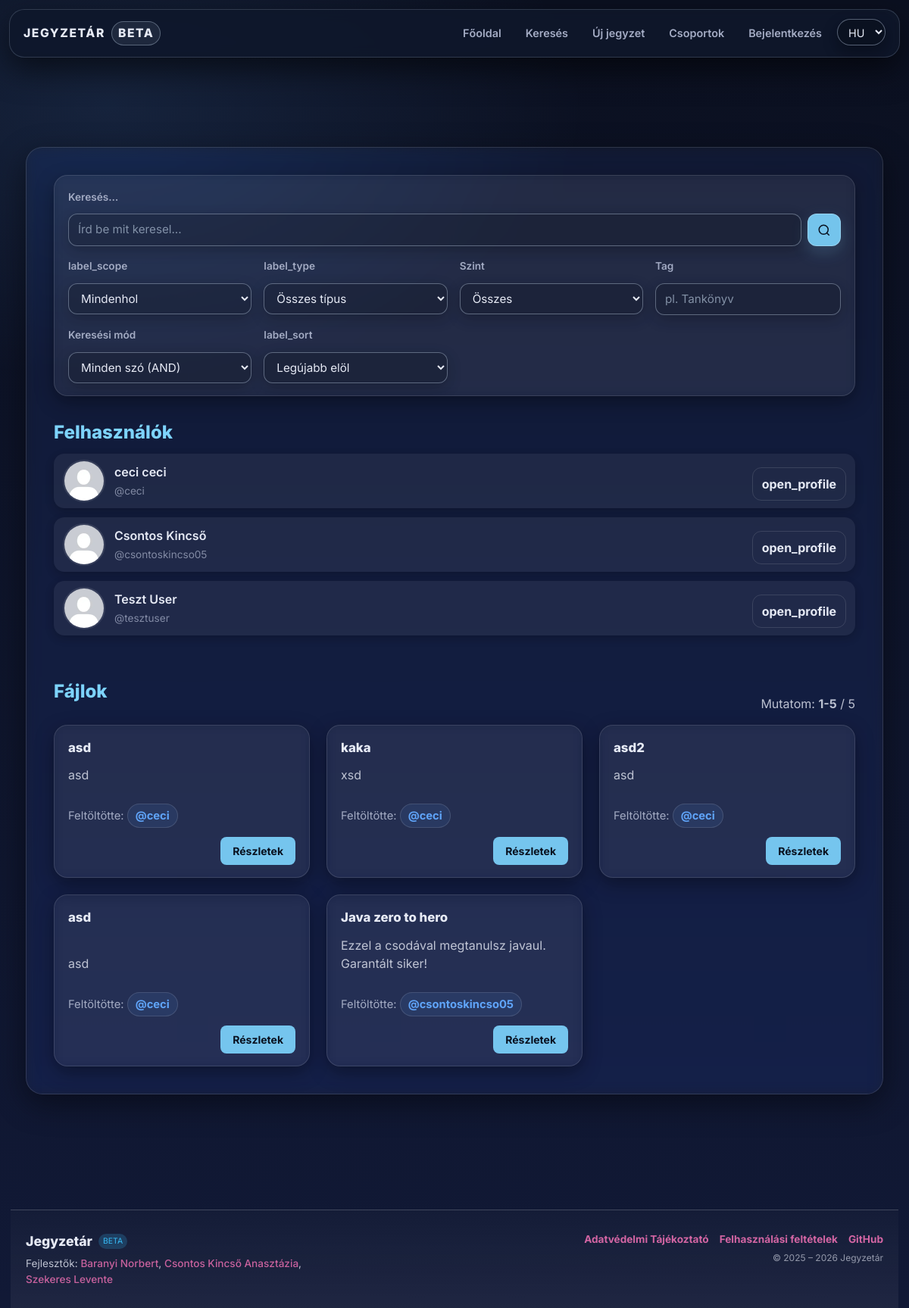
Screenshot of /search.php with the database file from the repository.
### tables this page shows
CREATE TABLE `users` (
  `id` int(11) NOT NULL,
  `lastname` varchar(100) DEFAULT NULL,
  `firstname` varchar(100) DEFAULT NULL,
  `username` varchar(50) NOT NULL,
  `birthdate` date DEFAULT NULL,
  `gender` varchar(10) DEFAULT NULL,
  `email` varchar(50) NOT NULL,
  `profile_picture` varchar(255) DEFAULT NULL,
  `password` varchar(255) NOT NULL,
  `security_question` varchar(255) NOT NULL,
  `security_answer` varchar(255) NOT NULL,
  `admin` tinyint(1) NOT NULL,
  `registration_date` datetime DEFAULT NULL,
  `language` varchar(5) NOT NULL DEFAULT 'hu',
  `oauth_provider` varchar(20) DEFAULT NULL,
  `oauth_sub` varchar(191) DEFAULT NULL,
  `email_verified` tinyint(1) NOT NULL DEFAULT 0,
  `bio` text DEFAULT NULL,
  `profile_theme` varchar(32) NOT NULL DEFAULT 'default'
);

CREATE TABLE `files` (
  `id` int(11) NOT NULL,
  `uploaded_by` int(11) DEFAULT NULL,
  `name` varchar(255) NOT NULL,
  `file_name` varchar(255) NOT NULL,
  `description` text DEFAULT NULL,
  `file_path` varchar(255) NOT NULL,
  `subject` varchar(100) NOT NULL,
  `tags` varchar(255) NOT NULL,
  `tn_name` varchar(255) DEFAULT NULL,
  `file_size` bigint(20) UNSIGNED DEFAULT NULL
);

### assets/php/lang.php (called while the page is built, shortened)
<?php
    $supported_langs = ['hu', 'en', 'de'];
    if (isset($_GET['lang']) && in_array($_GET['lang'], $supported_langs, true)) {
        $lang = $_GET['lang'];
        $_SESSION['lang'] = $lang;
        if (!headers_sent()) {
            setcookie('lang', $lang, time() + 60*60*24*30, '/');
        }
    } else {
        if (isset($_SESSION['lang']) && in_array($_SESSION['lang'], $supported_langs, true)) {
            $lang = $_SESSION['lang'];
        } elseif (isset($_COOKIE['lang']) && in_array($_COOKIE['lang'], $supported_langs, true)) {
            $lang = $_COOKIE['lang'];
        } else {
            $lang = 'hu';
        }
    }
    $translations = [];
    if ($stmt = $conn->prepare("SELECT t_key, text FROM translations WHERE lang_code = ?")) {
        $stmt->bind_param('s', $lang);
        $stmt->execute();
        $result = $stmt->get_result();
        while ($row = $result->fetch_assoc()) {
            $translations[$row['t_key']] = $row['text'];
        }
    }

### assets/php/functions.php (called while the page is built, shortened)
<?php
    if (!function_exists('db_stmt')) {
        function db_stmt(mysqli $conn, string $sql, string $types = '', array $params = []): mysqli_stmt {
            $stmt = $conn->prepare($sql);
            if ($types !== '' && $params) {
                if (!$stmt->bind_param($types, ...$params)) {
                    db_log_error($conn, 'Paraméterek bind-elése sikertelen', $sql, $params);
                    throw new RuntimeException('Paraméterek bind-elése sikertelen: ' . $stmt->error);
                }
            }
            if (!$stmt->execute()) {
                db_log_error($conn, 'Végrehajtási hiba (execute)', $sql, $params);
                throw new RuntimeException('Végrehajtási hiba (execute): ' . $stmt->error);
            }
            return $stmt;
        }
    }
    if (!function_exists('db_query')) {
        function db_query(mysqli $conn, string $sql, string $types = '', array $params = []): mysqli_result
        {
            $stmt = db_stmt($conn, $sql, $types, $params);
            $result = $stmt->get_result();
            return $result;
        }
    }
    if (!function_exists('t')) {
        function t(string $key, string $fallback = ''): string {
            global $translations;
            if (!empty($translations) && array_key_exists($key, $translations)) {
                return (string)$translations[$key];
            }
            return $fallback !== '' ? $fallback : $key;
        }
    }
    function strip_accents(string $s): string {
        $s = mb_strtolower($s, 'UTF-8');
        $t = @iconv('UTF-8', 'ASCII//TRANSLIT//IGNORE', $s);
        return $t !== false ? $t : $s;
    }
    function tokenize_query(string $q): array {
        $q = trim($q);
        if ($q === '') return [];
        $uniq = [];
        return $uniq;
    }
    function build_snippet(string $text, array $needles, int $radius = 90): string {
        $text = trim($text);
        $bestPos = null;
        $len = mb_strlen($text, 'UTF-8');
        if ($bestPos === null) {
            $cut = mb_substr($text, 0, min($len, 200), 'UTF-8');
            return ($len > 200) ? ($cut . '…') : $cut;
        }
        $start = max(0, $bestPos - $radius);
        $end = min($len, $bestPos + $radius + 120);
        $snippet = mb_substr($text, $start, $end - $start, 'UTF-8');
        return $snippet;
    }
    function highlight_many_html(string $text, array $needles): string {
        $safe = htmlspecialchars($text, ENT_QUOTES | ENT_SUBSTITUTE, 'UTF-8');
        if (!$needles) return $safe;
        return $safe;
    }

### search.php (the view, shortened to what this page needs)
<?php
    require "assets/php/db.php";
    require_once "assets/php/functions.php";
    $q = trim($_GET['q'] ?? '');
    $scope = strtolower($_GET['scope'] ?? 'all');
    $type = strtolower($_GET['type'] ?? 'all');
    $levelRaw = $_GET['level'] ?? 'all';
    $tagRaw  = trim($_GET['tag'] ?? '');
    $mode = strtolower($_GET['mode'] ?? 'all');
    $sort = strtolower($_GET['sort'] ?? 'newest');
    $page = (int)($_GET['page'] ?? 1);
    $perPage = 24;
    $userResult = null;
    if ($scope !== 'files') {
        $where = '';
        $types = '';
        $params = [];
        $order = 'ORDER BY u.username ASC';
        $sqlUsers = "SELECT u.id, u.username, u.firstname, u.lastname, u.profile_picture FROM users u $where $order LIMIT 50";
        $userResult = db_query($conn, $sqlUsers, $types, $params);
    }
    $fileResult = null;
    $fileTotal = 0;
    if ($scope !== 'users') {
        $whereBase = [];
        $typesBase = '';
        $paramsBase = [];
        $whereSql = $whereBase ? 'WHERE ' . implode(' AND ', $whereBase) : '';
        $sqlCount = "SELECT COUNT(*) AS c FROM files f $whereSql";
        $countRes = db_query($conn, $sqlCount, $typesBase, $paramsBase);
        if ($countRes && $countRes->num_rows) {
            $fileTotal = (int)($countRes->fetch_assoc()['c'] ?? 0);
        }
        $scoreSql = '0 AS score';
        $debugSql = '';
        $orderSql = 'ORDER BY f.id DESC';
        $offset = ($page - 1) * $perPage;
        $useKeyset = false;
        $pagingWhereSql = $whereSql;
        $typesPaged = $typesBase;
        $paramsPaged = $paramsBase;
        if ($sort === 'rating') {
            $sqlFiles = "SELECT f.*, $scoreSql $debugSql, IFNULL(AVG(r.rating), 0) AS avg_rating, COUNT(r.id) AS rating_count FROM files f LEFT JOIN ratings r ON r.file_id = f.id $pagingWhereSql GROUP BY f.id $orderSql LIMIT ?";
            $typesPaged .= 'i';
            $paramsPaged[] = $perPage;
        } else {
            $sqlFiles = "SELECT f.*, $scoreSql $debugSql FROM files f $pagingWhereSql $orderSql LIMIT ?";
            $typesPaged .= 'i';
            $paramsPaged[] = $perPage;
        }
        if (!$useKeyset) {
            $sqlFiles .= " OFFSET ?";
            $typesPaged .= 'i';
            $paramsPaged[] = $offset;
        }
        $fileResultQ = db_query($conn, $sqlFiles, $typesPaged, $paramsPaged);
        $fileResult = null;
        if ($fileResultQ) {
            $buffered = [];
            while ($row = $fileResultQ->fetch_assoc()) {
                $buffered[] = $row;
            }
            $fileResult = $buffered;
        }
    }
    require "assets/php/lang.php";
?>
<!DOCTYPE html>
<html lang="<?= htmlspecialchars($lang) ?>">
<head>
    <link rel="stylesheet" href="assets/css/styles.css">
    <script src="https://cdn.jsdelivr.net/npm/@tailwindcss/browser@4"></script>
</head>
<body>
<?php include 'assets/php/navbar.php'; ?>
<div class="content-wrapper w-full">
    <div class="main w-full max-w-6xl mx-auto px-4 md:px-6 lg:px-8 py-6">
        <section class="card search-panel mb-6 md:mb-8 p-4 md:p-6">
            <form method="GET" class="search-form-grid grid grid-cols-1 md:grid-cols-2 lg:grid-cols-4 gap-4">
                <div class="form-field md:col-span-2 lg:col-span-4">
                    <label for="q" class="text-sm md:text-base mb-2 block"><?= t('search_placeholder') ?? 'Keresés...' ?></label>
                    <div class="search-input-wrapper flex gap-2">
                        <input type="text" name="q" id="q" value="<?= htmlspecialchars($q) ?>" class="input flex-1 text-sm md:text-base" placeholder="Írd be mit keresel...">
                        <button type="submit" class="btn-cta flex-shrink-0">
                            <svg class="icon icon-search w-4 h-4 md:w-5 md:h-5" viewBox="0 0 24 24" fill="none" stroke="currentColor" stroke-width="2">
                                <circle cx="11" cy="11" r="8"></circle>
                                <line x1="21" y1="21" x2="16.65" y2="16.65"></line>
                            </svg>
                        </button>
                    </div>
                </div>
                <div class="form-field">
                    <label class="text-sm md:text-base mb-2 block"><?= t('label_scope') ?? 'Hol keressünk?' ?></label>
                    <select name="scope" class="select w-full text-sm md:text-base">
                        <option value="all" <?= $scope === 'all' ? 'selected' : '' ?>>Mindenhol</option>
                    </select>
                </div>
                <div class="form-field">
                    <label class="text-sm md:text-base mb-2 block"><?= t('label_type') ?? 'Fájltípus' ?></label>
                    <select name="type" class="select w-full text-sm md:text-base">
                        <option value="all" <?= $type === 'all' ? 'selected' : '' ?>>Összes típus</option>
                    </select>
                </div>
                <div class="form-field">
                    <label class="text-sm md:text-base mb-2 block">Szint</label>
                    <select name="level" class="select w-full text-sm md:text-base">
                        <option value="all"  <?= ($levelRaw === 'all' || $levelRaw === '' || $levelRaw === null) ? 'selected' : '' ?>>Összes</option>
                    </select>
                </div>
                <div class="form-field">
                    <label class="text-sm md:text-base mb-2 block">Tag</label>
                    <input type="text" name="tag" value="<?= htmlspecialchars($tagRaw) ?>" class="input w-full text-sm md:text-base" placeholder="pl. Tankönyv">
                </div>
                <div class="form-field">
                    <label class="text-sm md:text-base mb-2 block">Keresési mód</label>
                    <select name="mode" class="select w-full text-sm md:text-base">
                        <option value="all" <?= $mode === 'all' ? 'selected' : '' ?>>Minden szó (AND)</option>
                    </select>
                </div>
                <div class="form-field md:col-span-2 lg:col-span-1">
                    <label class="text-sm md:text-base mb-2 block"><?= t('label_sort') ?? 'Rendezés' ?></label>
                    <select name="sort" class="select w-full text-sm md:text-base">
                        <option value="newest" <?= $sort === 'newest' ? 'selected' : '' ?>>Legújabb elöl</option>
                    </select>
                </div>
            </form>
        </section>
        <?php if ($userResult && $userResult->num_rows > 0): ?>
            <h3 class="text-xl md:text-2xl mb-4"><?= t('result_users') ?></h3>
            <div class="list-compact flex flex-col gap-3 mb-6">
                <?php while ($u = $userResult->fetch_assoc()):
                    $usernameRaw = $u['username'];
                    $username = htmlspecialchars($usernameRaw);
                    $fullname = htmlspecialchars(trim(($u['lastname'] ?? '').' '.($u['firstname'] ?? '')));
                    $pfp = "assets/img/default_profile_picture.jpg";
                    ?>
                    <article class="mini-card flex items-center gap-3 p-3 rounded-lg bg-white/5 border border-white/10">
                        <img src="<?= htmlspecialchars($pfp) ?>" alt="" class="w-12 h-12 md:w-14 md:h-14 rounded-full object-cover border-2 border-white/10 flex-shrink-0">
                        <div class="mini-main flex-1 min-w-0">
                            <h4 class="mini-title text-base md:text-lg font-semibold truncate"><?= $fullname ?: '@'.$username ?></h4>
                            <p class="mini-meta text-sm md:text-base opacity-75 truncate">@<?= $username ?></p>
                        </div>
                        <a href="profile.php?username=<?= urlencode($usernameRaw) ?>"
                           class="btn-ghost text-sm md:text-base flex-shrink-0"
                           title="<?= t('open_profile') ?>">
                            <?= t('open_profile') ?>
                        </a>
                    </article>
                <?php endwhile; ?>
            </div>
        <?php endif; ?>
        <?php if (is_array($fileResult) && count($fileResult) > 0): ?>
            <div class="flex flex-wrap items-end justify-between gap-3 mt-6 md:mt-8 mb-4">
                <h3 class="text-xl md:text-2xl"><?= t('result_files') ?></h3>
                <?php
                    $showFrom = ($page - 1) * $perPage + 1;
                    $showTo   = min($fileTotal, $page * $perPage);
                    $needlesForUi = $GLOBALS['__search_tokens'] ?? [];
                ?>
                <div class="text-sm md:text-base opacity-80">
                    Mutatom: <strong><?= (int)$showFrom ?>-<?= (int)$showTo ?></strong> / <?= (int)$fileTotal ?>
                </div>
            </div>
            <div class="content-grid grid grid-cols-1 md:grid-cols-2 lg:grid-cols-3 gap-4 md:gap-6">
                <?php foreach ($fileResult as $f):
                    $uploaderQ = db_query($conn, "SELECT username FROM users WHERE id = ?", "i", [(int)($f['uploaded_by'] ?? 0)]);
                    $uploader  = $uploaderQ && $uploaderQ->num_rows ? $uploaderQ->fetch_assoc()['username'] : null;
                        ?>
                    <article class="card p-4 break-words flex flex-col">
                        <h4 class="entry-title text-lg md:text-xl mb-2 truncate">
                            <?= highlight_many_html($f['name'] ?? '', $needlesForUi) ?>
                        </h4>
                        <?php if (!empty($f['description'])):
                            $snippet = build_snippet((string)$f['description'], $needlesForUi, 90);
                            ?>
                            <p class="text-sm md:text-base opacity-80 mb-3 line-clamp-3">
                                <?= highlight_many_html($snippet, $needlesForUi) ?>
                            </p>
                        <?php endif; ?>
                        <?php if ($uploader): ?>
                            <p class="entry-meta text-sm md:text-base mb-4">
                                <?= t('label_uploaded_by') ?>
                                <a class="uploader-name" href="profile.php?username=<?= urlencode($uploader) ?>">
                                    @<?= htmlspecialchars($uploader) ?>
                                </a>
                            </p>
                        <?php endif; ?>
                        <div class="mt-auto flex flex-wrap gap-2 items-center">
                            <a class="note-link text-sm md:text-base ml-auto" href="note.php?id=<?= (int)$f['id'] ?>">
                                <?= t('btn_details') ?>
                            </a>
                        </div>
                    </article>
                <?php endforeach; ?>
            </div>
        <?php endif; ?>
    </div>
</div>
<?php include 'assets/php/footer.php'; ?>
</body>
</html>

### rows the page displays
users: lastname+firstname "ceci ceci", username "ceci"
users: lastname+firstname "Csontos Kincső", username "csontoskincso05"
users: lastname+firstname "Teszt User", username "tesztuser"
files: name "asd", description "asd"
files: uploaded_by.username "ceci", name "Java zero to hero", description "Ezzel a csodával megtanulsz javaul. Garantált siker!", uploaded_by.username "csontoskincso05"
files: name "kaka", description "xsd"
files: name "asd2", description "asd"
files: name "asd", description "asd"

### other values shown
t('nav_home') "Főoldal"
t('nav_search') "Keresés"
t('nav_upload') "Új jegyzet"
t('nav_login') "Bejelentkezés"
t('search_placeholder') "Keresés…"
t('label_scope') "label_scope"
t('label_type') "label_type"
t('label_sort') "label_sort"
t('result_users') "Felhasználók"
t('result_files') "Fájlok"
$showFrom "1"
$showTo "5"
$fileTotal "5"
t('footer_developers_label') "Fejlesztők"
t('footer_github_link') "GitHub"
